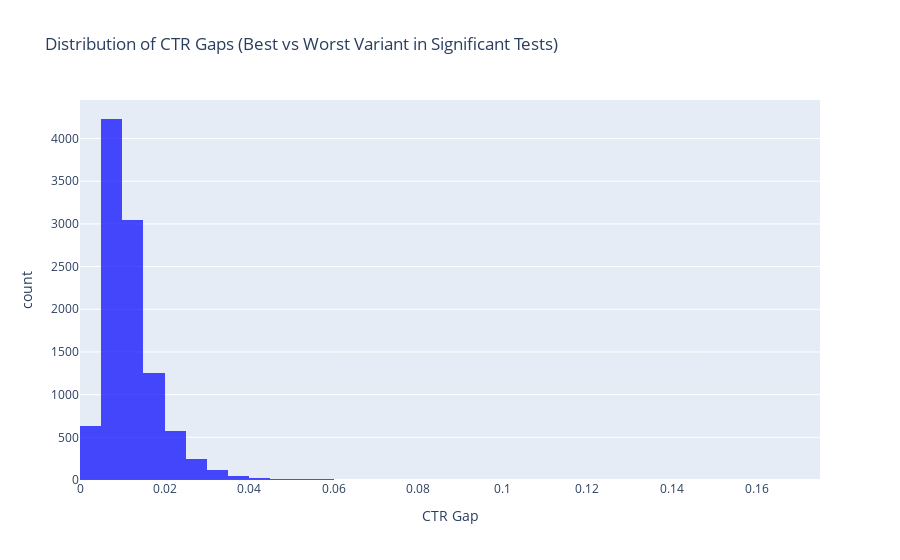

Here is the notebook cell this chart was saved with:
### Code cell
fig2 = px.histogram(
    multi_df[multi_df["significant"] == True],
    x="ctr_range",
    nbins=50,
    title="Distribution of CTR Gaps (Best vs Worst Variant in Significant Tests)",
    labels={"ctr_range": "CTR Gap"},
    opacity=0.7
)
fig2.update_traces(marker_color="blue")
fig2.show()

### Figure 1 — Plotly figure (JSON) as saved in the notebook; plotly's stock layout.template omitted (floating-point values rounded to 4 significant figures; data arrays with more than 128 entries replaced by an {"elided": "..."} marker saying what was removed)
{"data": [{"bingroup": "x", "hovertemplate": "CTR Gap=%{x}<br>count=%{y}<extra></extra>", "legendgroup": "", "marker": {"color": "blue", "opacity": 0.7, "pattern": {"shape": ""}}, "name": "", "nbinsx": 50, "orientation": "v", "showlegend": false, "type": "histogram", "x": {"elided": "10208 float values"}, "xaxis": "x", "yaxis": "y"}], "layout": {"barmode": "relative", "legend": {"tracegroupgap": 0}, "title": {"text": "Distribution of CTR Gaps (Best vs Worst Variant in Significant Tests)"}, "xaxis": {"anchor": "y", "domain": [0, 1], "title": {"text": "CTR Gap"}}, "yaxis": {"anchor": "x", "domain": [0, 1], "title": {"text": "count"}}}}
